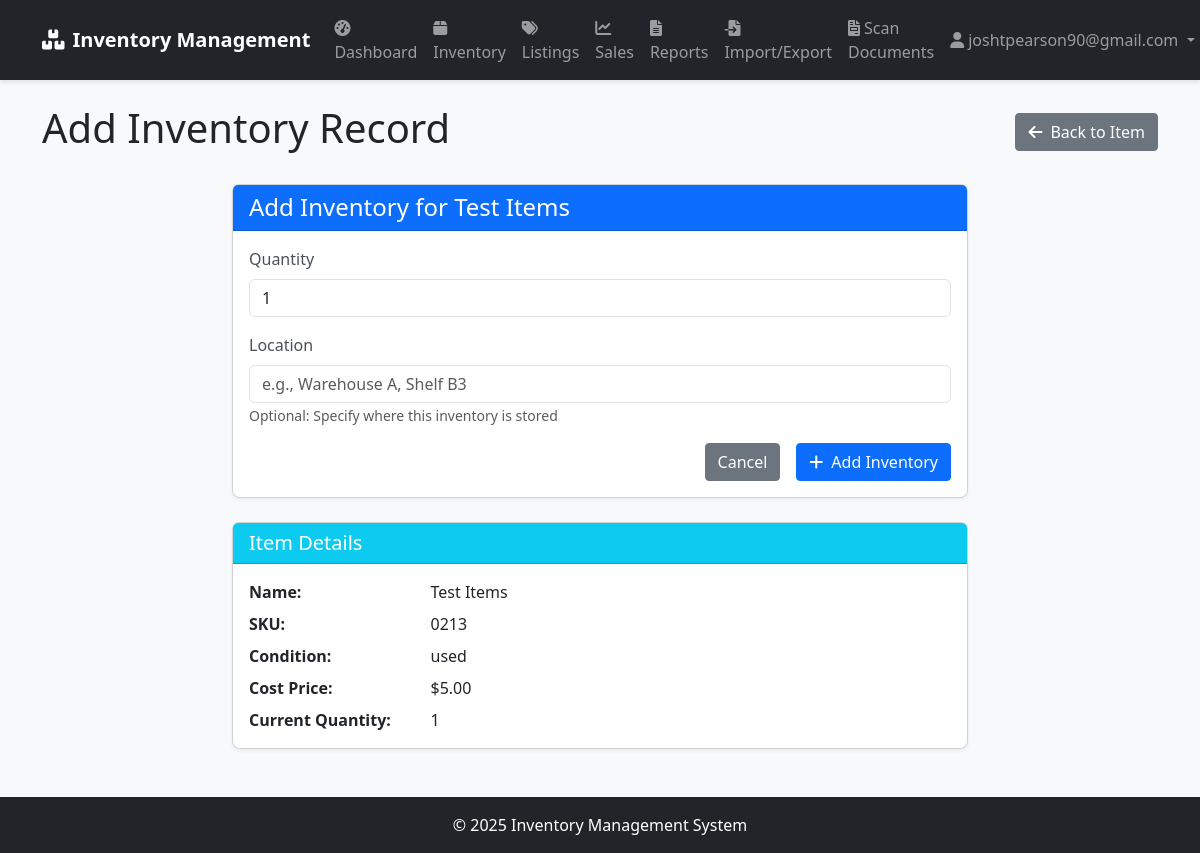
Screenshot of /inventory/item/1/add_record (signed in) with the database file from the repository.
### app/models/user.py (models this page shows, shortened)
class User(UserMixin, db.Model):
    __tablename__ = 'users'
    id = db.Column(db.Integer, primary_key=True)
    username = db.Column(db.String(64), unique=True, index=True)
    email = db.Column(db.String(120), unique=True, index=True)
    password_hash = db.Column(db.String(128))
    role = db.Column(db.String(20), default='user')  # 'admin', 'manager', 'user'
    created_at = db.Column(db.DateTime, default=datetime.utcnow)
    last_login = db.Column(db.DateTime)
    def is_admin(self):
        return self.role == 'admin'

### app/models/inventory.py (models this page shows, shortened)
class Item(db.Model):
    __tablename__ = 'items'
    id = db.Column(db.Integer, primary_key=True)
    name = db.Column(db.String(100), nullable=False)
    description = db.Column(db.Text)
    sku = db.Column(db.String(50), unique=True, index=True)
    condition = db.Column(db.String(50))  # new, used, refurbished, etc.
    cost_price = db.Column(db.Float, nullable=False)
    created_at = db.Column(db.DateTime, default=datetime.utcnow)
    updated_at = db.Column(db.DateTime, default=datetime.utcnow, onupdate=datetime.utcnow)
    inventory_records = db.relationship('InventoryRecord', backref='item', lazy='dynamic')
    listings = db.relationship('Listing', backref='item', lazy='dynamic')
    def current_quantity(self):
        return sum(record.quantity for record in self.inventory_records)

class InventoryRecord(db.Model):
    __tablename__ = 'inventory_records'
    id = db.Column(db.Integer, primary_key=True)
    item_id = db.Column(db.Integer, db.ForeignKey('items.id'), nullable=False)
    quantity = db.Column(db.Integer, default=0)
    location = db.Column(db.String(100))  # warehouse, shelf, etc.
    date_added = db.Column(db.DateTime, default=datetime.utcnow)

### app/routes/inventory.py (the view, shortened to what this page needs)
@inventory_bp.route('/item/<int:item_id>/add_record', methods=['GET', 'POST'])
@login_required
def add_inventory_record(item_id):
    item = Item.query.get_or_404(item_id)
    return render_template('inventory/add_record.html', item=item)

### app/models/user.py (called while the page is built)
@login_manager.user_loader
def load_user(user_id):
    return User.query.get(int(user_id))

### app/templates/inventory/add_record.html (shortened to what this page needs)
{% extends "base.html" %}
{% block content %}
<div class="d-flex justify-content-between align-items-center mb-4">
    <h1>Add Inventory Record</h1>
    <a href="{{ url_for('inventory.view_item', item_id=item.id) }}" class="btn btn-secondary">
        <i class="fas fa-arrow-left me-2"></i>Back to Item
    </a>
</div>
<div class="row">
    <div class="col-md-8 offset-md-2">
        <div class="card">
            <div class="card-header bg-primary text-white">
                <h4 class="mb-0">Add Inventory for {{ item.name }}</h4>
            </div>
            <div class="card-body">
                <form method="POST" action="{{ url_for('inventory.add_inventory_record', item_id=item.id) }}" class="needs-validation" novalidate>
                    <div class="mb-3">
                        <label for="quantity" class="form-label">Quantity</label>
                        <input type="number" class="form-control" id="quantity" name="quantity" min="1" value="1" required>
                    </div>
                    <div class="mb-3">
                        <label for="location" class="form-label">Location</label>
                        <input type="text" class="form-control" id="location" name="location" placeholder="e.g., Warehouse A, Shelf B3">
                        <small class="text-muted">Optional: Specify where this inventory is stored</small>
                    </div>
                    <div class="d-grid gap-2 d-md-flex justify-content-md-end">
                        <a href="{{ url_for('inventory.view_item', item_id=item.id) }}" class="btn btn-secondary me-md-2">Cancel</a>
                        <button type="submit" class="btn btn-primary">
                            <i class="fas fa-plus me-2"></i>Add Inventory
                        </button>
                    </div>
                </form>
            </div>
        </div>
        <div class="card mt-4">
            <div class="card-header bg-info text-white">
                <h5 class="mb-0">Item Details</h5>
            </div>
            <div class="card-body">
                <div class="row mb-2">
                    <div class="col-md-3 fw-bold">Name:</div>
                    <div class="col-md-9">{{ item.name }}</div>
                </div>
                <div class="row mb-2">
                    <div class="col-md-3 fw-bold">SKU:</div>
                    <div class="col-md-9">{{ item.sku }}</div>
                </div>
                <div class="row mb-2">
                    <div class="col-md-3 fw-bold">Condition:</div>
                    <div class="col-md-9">{{ item.condition }}</div>
                </div>
                <div class="row mb-2">
                    <div class="col-md-3 fw-bold">Cost Price:</div>
                    <div class="col-md-9">${{ "%.2f"|format(item.cost_price) }}</div>
                </div>
                <div class="row">
                    <div class="col-md-3 fw-bold">Current Quantity:</div>
                    <div class="col-md-9">{{ item.current_quantity() }}</div>
                </div>
            </div>
        </div>
    </div>
</div>
{% endblock %}

### app/templates/base.html (shortened to what this page needs)
<!DOCTYPE html>
<html lang="en">
<head>
    <link href="https://cdn.jsdelivr.net/npm/bootstrap@5.3.0/dist/css/bootstrap.min.css" rel="stylesheet">
    <link rel="stylesheet" href="https://cdnjs.cloudflare.com/ajax/libs/font-awesome/6.0.0/css/all.min.css">
    <link rel="stylesheet" href="{{ url_for('static', filename='css/style.css') }}">
</head>
<body>
    <nav class="navbar navbar-expand-lg navbar-dark bg-dark">
        <div class="container">
            <a class="navbar-brand" href="{{ url_for('main.index') }}">
                <i class="fas fa-boxes me-2"></i>Inventory Management
            </a>
            <div class="collapse navbar-collapse" id="navbarNav">
                <ul class="navbar-nav me-auto">
                    {% if current_user.is_authenticated %}
                    <li class="nav-item">
                        <a class="nav-link" href="{{ url_for('main.dashboard') }}">
                            <i class="fas fa-tachometer-alt me-1"></i>Dashboard
                        </a>
                    </li>
                    <li class="nav-item">
                        <a class="nav-link" href="{{ url_for('inventory.index') }}">
                            <i class="fas fa-box me-1"></i>Inventory
                        </a>
                    </li>
                    <li class="nav-item">
                        <a class="nav-link" href="{{ url_for('sales.index') }}">
                            <i class="fas fa-tags me-1"></i>Listings
                        </a>
                    </li>
                    <li class="nav-item">
                        <a class="nav-link" href="{{ url_for('sales.dashboard') }}">
                            <i class="fas fa-chart-line me-1"></i>Sales
                        </a>
                    </li>
                    <li class="nav-item">
                        <a class="nav-link" href="{{ url_for('reports.index') }}">
                            <i class="fas fa-file-alt me-1"></i>Reports
                        </a>
                    </li>
                    <li class="nav-item">
                        <a class="nav-link" href="{{ url_for('import_export.index') }}">
                            <i class="fas fa-file-import me-1"></i>Import/Export
                        </a>
                    </li>
                    <li class="nav-item">
                        <a class="nav-link" href="{{ url_for('documents.index') }}">
                            <i class="fas fa-file-invoice me-1"></i>Scan Documents
                        </a>
                    </li>
                    {% endif %}
                </ul>
                <ul class="navbar-nav">
                    {% if current_user.is_authenticated %}
                    <li class="nav-item dropdown">
                        <a class="nav-link dropdown-toggle" href="#" id="userDropdown" role="button" data-bs-toggle="dropdown">
                            <i class="fas fa-user me-1"></i>{{ current_user.username }}
                        </a>
                    </li>
                    {% endif %}
                </ul>
            </div>
        </div>
    </nav>
    <div class="container mt-4">
        {% block content %}{% endblock %}
    </div>
    <footer class="bg-dark text-white mt-5 py-3">
        <div class="container text-center">
            <p class="mb-0">&copy; 2025 Inventory Management System</p>
        </div>
    </footer>
</body>
</html>

### app/static/css/style.css (style rules this page uses)
body { font-family: 'Segoe UI', Tahoma, Geneva, Verdana, sans-serif; background-color: #f8f9fa; }
.card { border-radius: 8px; box-shadow: 0 2px 4px rgba(0, 0, 0, 0.05); transition: transform 0.2s, box-shadow 0.2s; }
.card-header { border-top-left-radius: 8px; border-top-right-radius: 8px; font-weight: 600; }
.form-label { font-weight: 500; color: #495057; }
.btn { border-radius: 4px; font-weight: 500; }
.btn-primary { background-color: #0d6efd; border-color: #0d6efd; }
.navbar { box-shadow: 0 2px 4px rgba(0, 0, 0, 0.1); }
.navbar-brand { font-weight: 600; }
.nav-link { font-weight: 500; }
footer { margin-top: 3rem; }

### rows the page displays
User: username "joshtpearson90@gmail.com"
Item: name "Test Items", sku "0213", condition "used", cost_price "5.00"
InventoryRecord: current_quantity "1"
